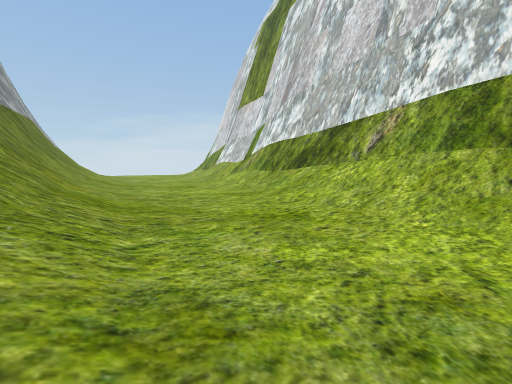
View 1 (above)

17 first-person views from a walk through a 3-D level made in the Unity game engine. The camera is 1.5 m above the floor, tilts 6° down and sees 90° across. The floor is counted in squares, 2 m on a side. Each view is taken from the middle of a square. On the plan, view 1 faces up. The plan holds only what a view shows up to about 9 squares ahead; the rest is blank. The place goes on beyond the plan. Some trees and plants on the terrain are drawn as simple stand-ins.

View 2
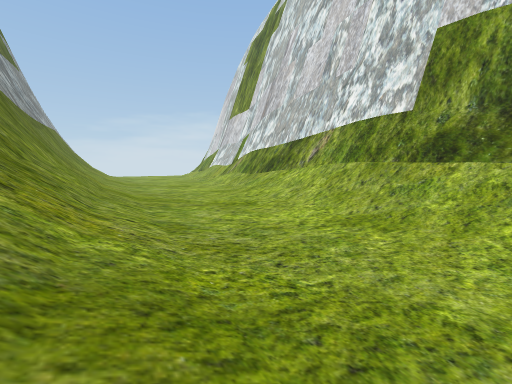

View 3
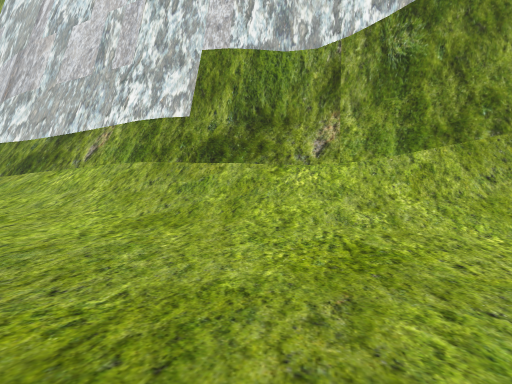

View 4
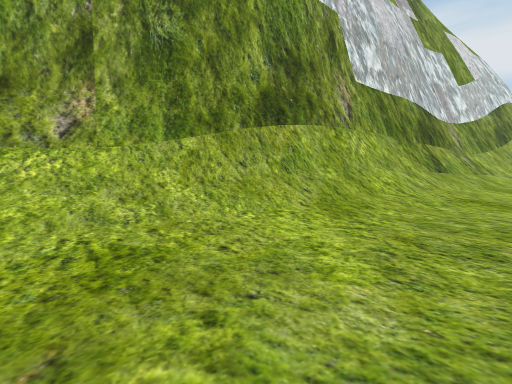

View 5
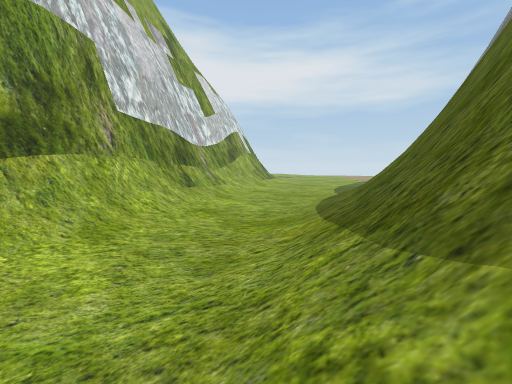

View 6
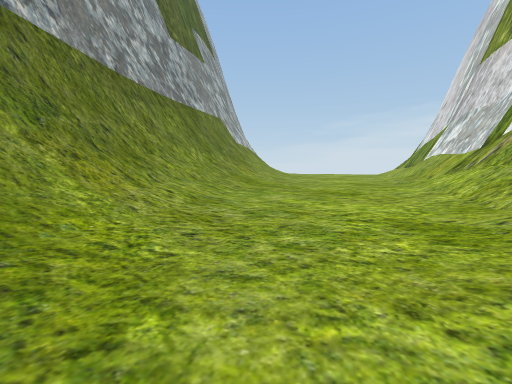

View 7
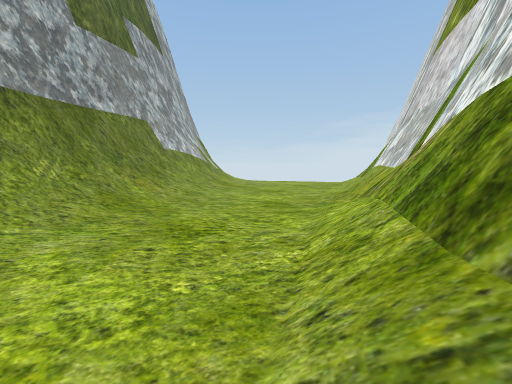

View 8
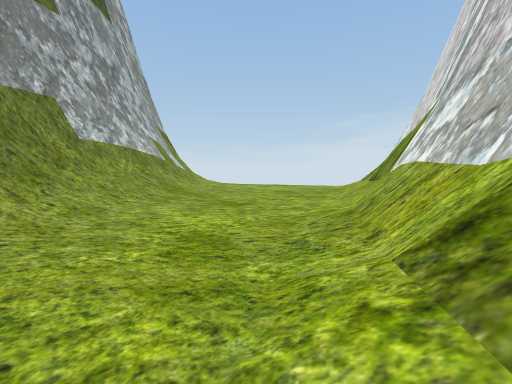

View 9
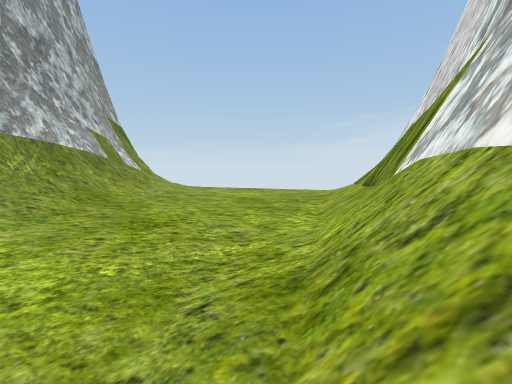

View 10
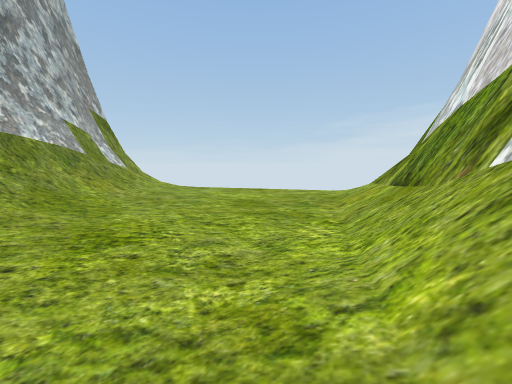

View 11
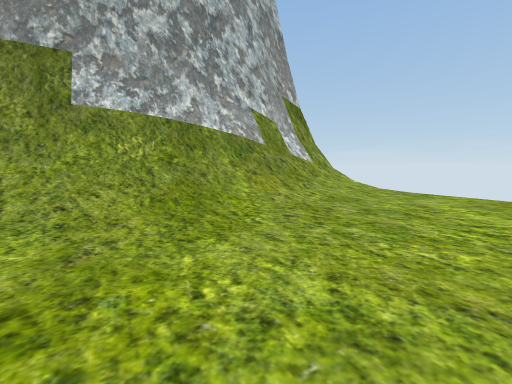

View 12
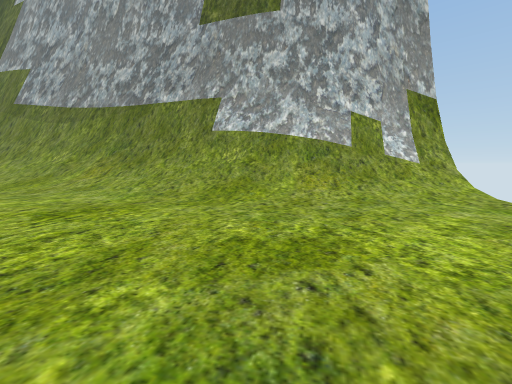

View 13
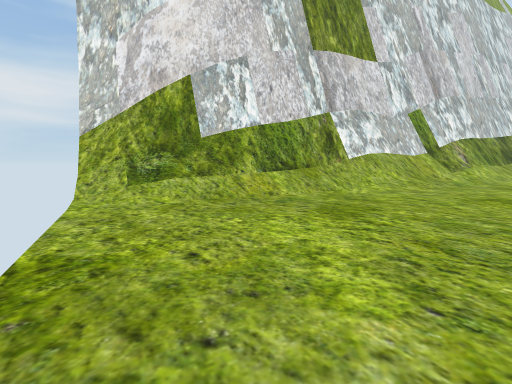

View 14
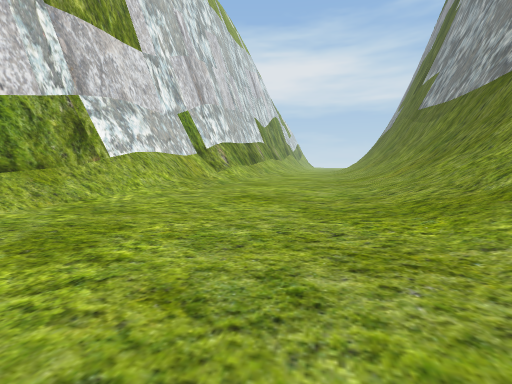

View 15
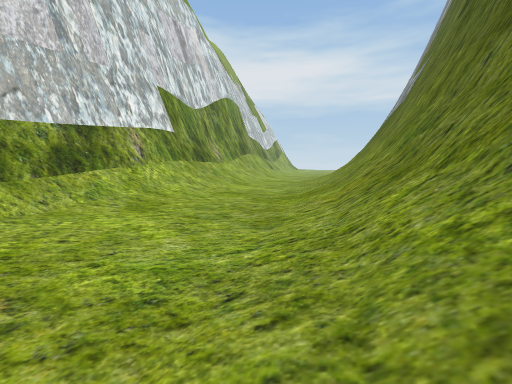

View 16
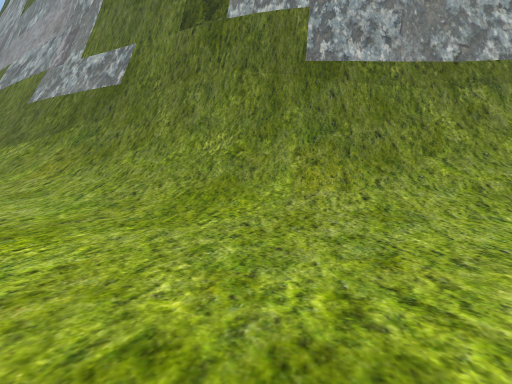

View 17
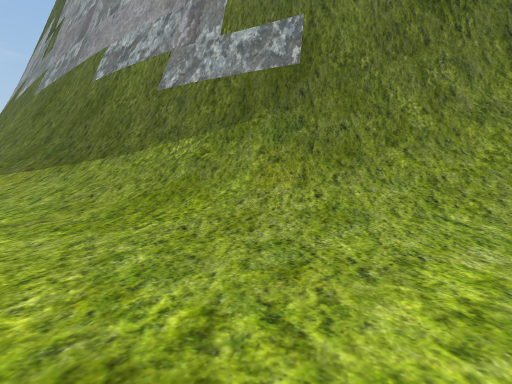

### Floor plan
Key: @ floor where view 1 was taken; # wall or solid block; x gap in a wall; . main floor; : floor 0.25 m higher than the main floor; + floor 0.5 m higher than the main floor; / step, stairs or slope; = window, fence, low wall or low ledge.
Columns run from 15 left of view 1 to 11 right of it. Each row starts with its distance up from view 1.
 27          ##
 26         :/#
 25       ..:/#
 24     ...../##
 23   ......./##
 22 x+:......./##
 21 #//:......//#
 20 #//+......./##
 19 ##//:......//#
 18  #///:.....:/##
 17  ##///:.....//#
 16   ###//.....:/##
 15    ##//:...../=#
 14     ##//...../##
 13     ##//:....:/##
 12      ##//:..../##
 11       #//:....:/##
 10       ##//.....//#
  9        #=/:....:/##
  8        ##//:...://#
  7         ##//...://##
  6         ##//:...://#
  5          ##//:...//##
  4           #//:...://##
  3           ##//:...//##
  2            #///:..://##
  1            ##//:...://#
  0             ##/@:..://##
 -1             ##//:...://#
 -2              ##//:..://#
 -3              ##//:...:/##
 -4               ##//:.../##
 -5               ##//:...:/##
 -6                #///:..:/##
 -7                #///:...:/##
 -8                ##///:...//#
 -9                 #///:...:/#

Positions as (right, up) in squares from view 1, and headings:
1: (0, 0), facing up
2: (1, -3), facing up
3: (1, -3), facing up-right
4: (2, -3), facing right
5: (0, -3), facing down-right
6: (0, 5), facing up-left
7: (1, 9), facing up-left
8: (-1, 13), facing up-left
9: (-2, 16), facing up-left
10: (-3, 17), facing up-left
11: (-6, 19), facing left
12: (-6, 23), facing down-left
13: (-12, 23), facing right
14: (-11, 22), facing down-right
15: (-7, 11), facing down-right
16: (0, 9), facing down-left
17: (3, 3), facing down-left
